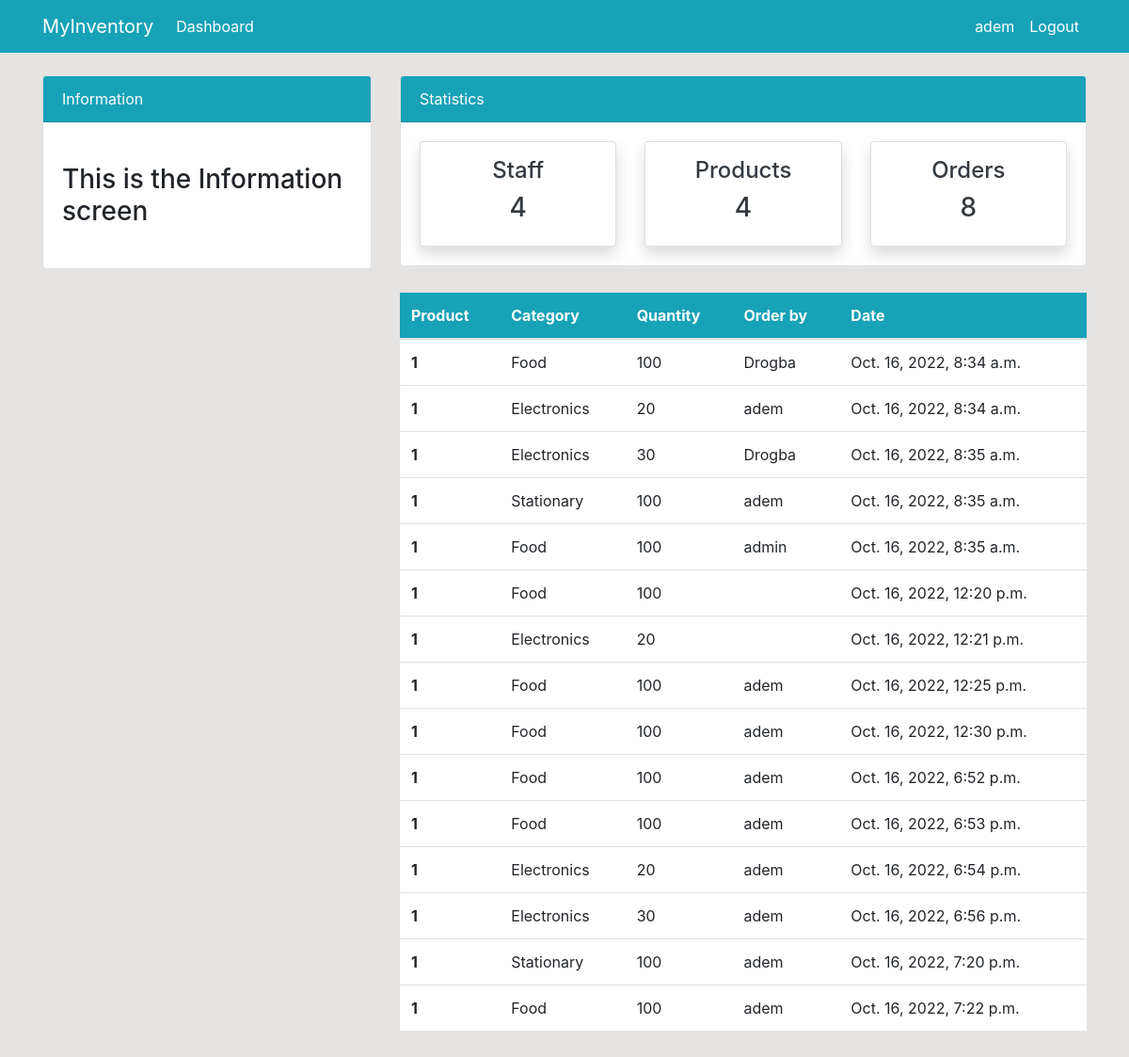
Screenshot of /order/ (signed in) with the database file from the repository.
### dashboard/models.py (models this page shows, shortened)
class Order(models.Model):
    product = models.ForeignKey(Product,on_delete=models.CASCADE,null=True)
    staff = models.ForeignKey(User, models.CASCADE,null=True)
    order_quantity = models.PositiveBigIntegerField(null=True)
    date = models.DateTimeField(auto_now_add=True)
    class Meta:
        verbose_name_plural = "Order"

class Product(models.Model):
    name = models.CharField(max_length=100,null = True)
    category = models.CharField(max_length=20,choices=CATEGORY,null=True)
    quantity = models.PositiveBigIntegerField(null=True)
    class Meta:
        verbose_name_plural = "Product"

### dashboard/views.py (the view)
# urls.py: path("order/",views.order,name="dashboard-order"),
@login_required(login_url="user-login")
def order(request):
    orders = Order.objects.all()
    workers_count = User.objects.all().count()
    orders_count = orders.count()
    context = {
        'orders':orders,
        'workers_count':workers_count,
        'orders_count':orders_count,
    }
    return render(request,"dashboard/order.html",context)

### dashboard/templates/dashboard/order.html (shortened to what this page needs)
{% extends 'partials/base.html' %}
{% block content %}
{% include 'partials/topnav.html' %}
<div class="container">
    <div class="row my-4">
        <div class="col-md-4">
        </div>
        <div class="col-md-8">
            <table class="table bg-white">
                <thead class="bg-info">
                    <tr class="text-white">
                        <th scope="col">Product</th>
                        <th scope="col">Category</th>
                        <th scope="col">Quantity</th>
                        <th scope="col">Order by</th>
                        <th scope="col">Date</th>
                    </tr>
                </thead>
                <tbody>
                    {% for orders in orders %}
                    <tr>
                        <th scope="row">1</th>
                        <td>{{orders.product.category}}</td>
                        <td>{{orders.product.quantity}}</td>
                        <td>{{orders.staff.username}}</td>
                        <td>{{orders.date}}</td>
                    </tr>
                    {% endfor %}
                </tbody>
            </table>
        </div>
    </div>
</div>
{% endblock %}

### dashboard/templates/partials/nav.html (shortened to what this page needs)
<nav class="navbar navbar-expand-lg navbar-info bg-info">
    {% if user.is_authenticated %}
    <div class="container">
        <a class="navbar-brand text-white" href="{% url 'dashboard-index' %}">MyInventory</a>
        <div class="collapse navbar-collapse" id="navbarSupportedContent">
            <ul class="navbar-nav mr-auto">
                <li class="nav-item active">
                    <a class="nav-link text-white" href="{% url 'dashboard-index' %}">Dashboard </a>
                </li>
            </ul>
            <ul class="navbar-nav ml-auto">
                <li class="nav-item active">
                    <a class="nav-link text-white" href="{% url 'user-profile' %}">{{user.username}}</a>
                </li>
                <li class="nav-item">
                    <a class="nav-link text-white" href="{% url 'user-logout' %}">Logout</a>
                </li>
            </ul>
            {% endif %}
        </div>
    </div>
</nav>

### dashboard/static/style.css (style rules this page uses)
body { background: rgb(230, 227, 227); }

### rows the page displays
Order: product.category "Food", product.quantity "100", staff.username "Drogba", date "Oct. 16, 2022, 8:34 a.m."
Order: product.category "Electronics", product.quantity "20", staff.username "adem", date "Oct. 16, 2022, 8:34 a.m."
Order: product.category "Electronics", product.quantity "30", staff.username "Drogba", date "Oct. 16, 2022, 8:35 a.m."
Order: product.category "Stationary", product.quantity "100", staff.username "adem", date "Oct. 16, 2022, 8:35 a.m."
Order: product.category "Food", product.quantity "100", staff.username "admin", date "Oct. 16, 2022, 8:35 a.m."
Order: product.category "Food", product.quantity "100", date "Oct. 16, 2022, 12:20 p.m."
Order: product.category "Electronics", product.quantity "20", date "Oct. 16, 2022, 12:21 p.m."
Order: product.category "Food", product.quantity "100", staff.username "adem", date "Oct. 16, 2022, 12:25 p.m."
Order: product.category "Food", product.quantity "100", staff.username "adem", date "Oct. 16, 2022, 12:30 p.m."
Order: product.category "Food", product.quantity "100", staff.username "adem", date "Oct. 16, 2022, 6:52 p.m."
Order: product.category "Food", product.quantity "100", staff.username "adem", date "Oct. 16, 2022, 6:53 p.m."
Order: product.category "Electronics", product.quantity "20", staff.username "adem", date "Oct. 16, 2022, 6:54 p.m."
Order: product.category "Electronics", product.quantity "30", staff.username "adem", date "Oct. 16, 2022, 6:56 p.m."
Order: product.category "Stationary", product.quantity "100", staff.username "adem", date "Oct. 16, 2022, 7:20 p.m."
Order: product.category "Food", product.quantity "100", staff.username "adem", date "Oct. 16, 2022, 7:22 p.m."

### other values shown
{{ user.username }} "adem"
